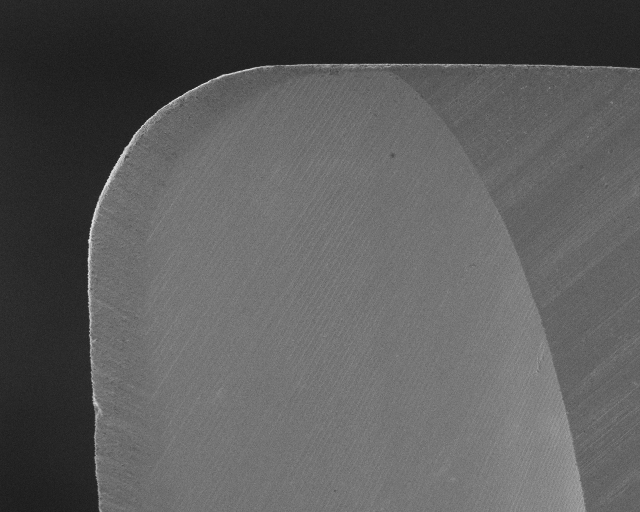
#> input picture ROI3/img-33.tif, 1280 x 1024 px (shown at 1/2 size)
$ python -i roi3.py   (imports and definitions only)
#> lines starting #> are read from the running program, lines starting #| are printed output that depends on the picture; after the words box and inside, x2 and y2 are one past the last pixel; in counts of white or black regions, pixels touching at a corner belong together
#> further down, picture is the input picture: shape (1024, 1280); min 17, max 240, mean 92.1
### blur/blurMethods.py
# -*- coding: utf-8 -*-
"""
Created on Sat Feb  1 22:59:16 2020

@author: luis_
"""

import numpy as np
import cv2

#Normaliced Average blurring
def average(img, kernel=(3,3)):
    return cv2.blur(img, kernel)

#Not Normaliced Average blurring
#Pierde las propiedades de la imagen
def averageNotNormaliced(img, depth=0,kernel=(3,3), border=cv2.BORDER_DEFAULT):
    return cv2.boxFilter(src=img, ddepth=0, ksize=kernel, normalize=False,borderType=border)

#Gaussian filter blur
#Kernel debe ser impar
def gaussian(img, kernel=(5,5), standardDeviation=0):
#> called with kernel = (5, 5), standardDeviation = 21
    return cv2.GaussianBlur(img, kernel,standardDeviation)

#Media filter blur
def median(img, aperture=3):
    return cv2.medianBlur(img, aperture)


def bilateral(img, diameter=9,sigmacolor=75,sigmaspace=75):
    return cv2.bilateralFilter(img,diameter,sigmacolor,sigmaspace)


def blur2dfilter(img, kernel=np.ones((5,5),np.float32)/25):
    return cv2.filter2D(img,-1,kernel)

### threshold/thresholdMethods.py
# -*- coding: utf-8 -*-
"""
Created on Thu Feb 27 12:23:35 2020

@author: luis_
"""

import numpy as np
import cv2


"""
Tipo puede se:
    -cv2.THRESH_BINARY
    -cv2.THRESH_BINARY_INV
    -cv2.THRESH_TRUNC
    -cv2.THRESH_TOZERO
    -cv2.THRESH_TOZERO_INV
"""

def simpleThreshold(img, thresh, maxVal, tipo=cv2.THRESH_BINARY):
    ret,img = cv2.threshold(img,thresh,maxVal,tipo)
    return img


"""
adapt puede ser:
    -cv2.ADAPTIVE_THRESH_MEAN_C
    -cv2.ADAPTIVE_THRESH_GAUSSIAN_C

Tipo puede se:
    -cv2.THRESH_BINARY
    -cv2.THRESH_BINARY_INV
    -cv2.THRESH_TRUNC
    -cv2.THRESH_TOZERO
    -cv2.THRESH_TOZERO_INV

"""
# [5 lines left out: function adaptiveThreshold, not called in this run]


"""
Tipo puede se:
    -cv2.THRESH_BINARY
    -cv2.THRESH_BINARY_INV
    -cv2.THRESH_TRUNC
    -cv2.THRESH_TOZERO
    -cv2.THRESH_TOZERO_INV
"""
def otsuThreshold(img, thresh, maxVal, tipo=cv2.THRESH_BINARY):
#> called with thresh = 0, maxVal = 255, tipo = 0
    ret,img = cv2.threshold(img,thresh,maxVal,tipo+cv2.THRESH_OTSU)
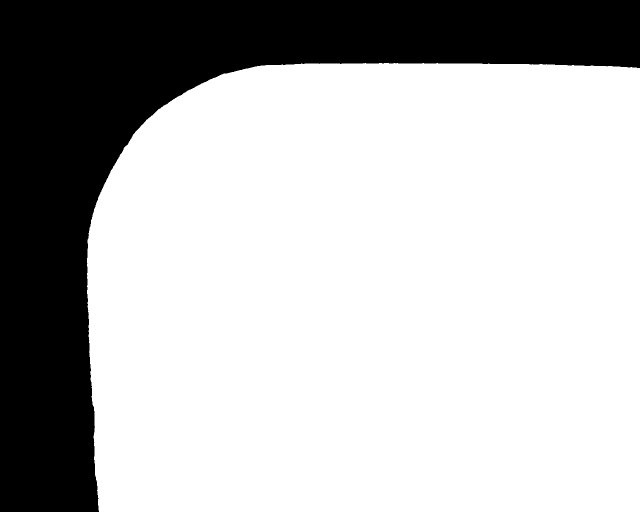
#> img: shape (1024, 1280) (shown at 1/2 size); 72.6% white; 1 black region, box (x1, y1, x2, y2) and area: (0, 0, 1280, 1024) 359453
#> ret = 75
    return img


### morphological/morphologicalMethods.py
# -*- coding: utf-8 -*-


import numpy as np
import cv2


def erosion(img,kernel=np.ones((5,5),np.uint8),iters = 1):

    return  cv2.erode(img,kernel,iterations=iters)

def dilatacion(img,kernel=np.ones((5,5),np.uint8),iters = 1):
#> called with kernel = array of shape (5, 5), iters = 3
    return cv2.dilate(img,kernel,iterations =iters)
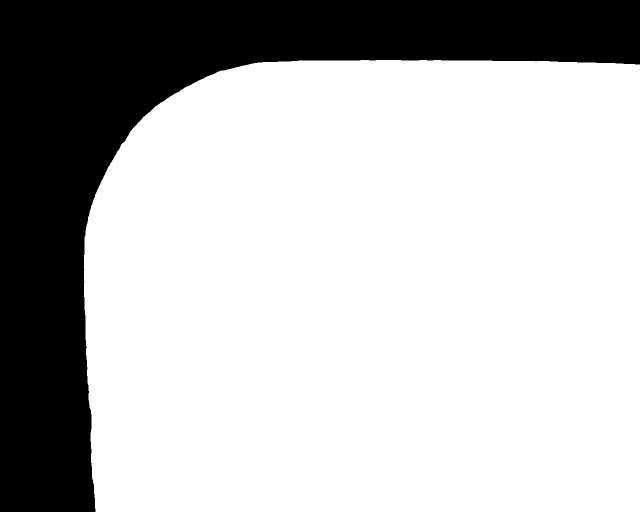
#> returned value: shape (1024, 1280) (shown at 1/2 size); 73.5% white; 1 black region, box (x1, y1, x2, y2) and area: (0, 0, 1280, 1024) 346886

def apertura(img,kernel=np.ones((5,5),np.uint8)):
    return cv2.morphologyEx(img, cv2.MORPH_OPEN, kernel)

def cierre(img,kernel=np.ones((5,5),np.uint8)):
    return cv2.morphologyEx(img, cv2.MORPH_CLOSE, kernel)

def gradient(img,kernel=np.ones((5,5))):
    return cv2.morphologyEx(img, cv2.MORPH_GRADIENT, kernel)

### preprocessing.py
# -*- coding: utf-8 -*-
"""
Created on Fri Nov 15 18:18:51 2019

@author: luis_
"""

import numpy as np
import cv2 as cv

def fillHoles(img):
    im_floodfill = img.copy()
    h, w = img.shape[:2]
    mask = np.zeros((h+2, w+2), np.uint8)
    cv.floodFill(im_floodfill, mask, (0,0), 255)
    im_floodfill_inv = cv.bitwise_not(im_floodfill)
    im_out = img | im_floodfill_inv

    return im_out


# [4 lines left out: function deleteFreaserInfo, not called in this run]

### ROI3/roi3.py
# -*- coding: utf-8 -*-

import os,sys,inspect, cv2
import numpy as np
import preprocessing
currentdir = os.path.dirname(os.path.abspath(inspect.getfile(inspect.currentframe())))
parentdir = os.path.dirname(currentdir)
sys.path.insert(0,parentdir)

from threshold import thresholdMethods
from morphological import morphologicalMethods
from blur import blurMethods

def roiM1(img):
    blur = blurMethods.gaussian(img, standardDeviation=21)
    otsu = thresholdMethods.otsuThreshold(blur, 0, 255, cv2.THRESH_BINARY)


    imagem=preprocessing.fillHoles(otsu)
    imagem = cv2.bitwise_not(imagem)
    dilation = morphologicalMethods.dilatacion(imagem, iters=40)


    dest_xor = cv2.bitwise_xor(imagem, dilation, mask = None)
    #roi=cv2.bitwise_not(dest_xor)

   # dest_and = cv2.bitwise_and(roi, img, mask = None)
    return dest_xor


# [31 lines left out: function roiM2, not called in this run]


"""metodo 1 y 2 a la vez"""
def roiM3(img,d=300):
    blur = blurMethods.gaussian(img, standardDeviation=21)
    otsu = thresholdMethods.otsuThreshold(blur, 0, 255, cv2.THRESH_BINARY)


    edges = morphologicalMethods.dilatacion(otsu, iters=3)
    edges=cv2.Canny(edges, 0,255)
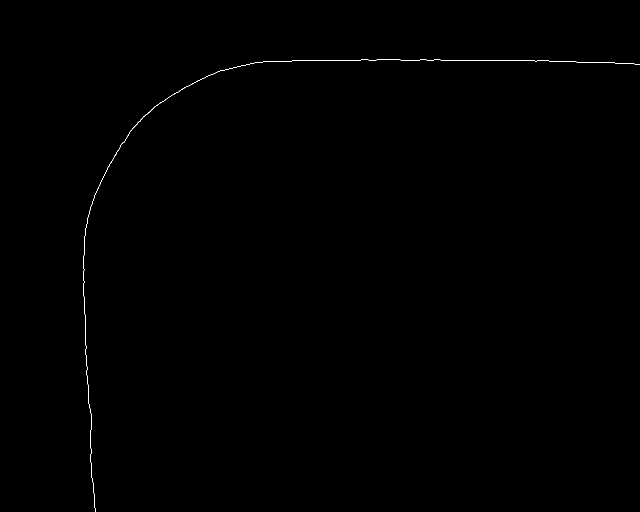
#> edges: shape (1024, 1280) (shown at 1/2 size); 0.14% white in thin lines or dots, all inside (x1, y1, x2, y2) = (167, 119, 1280, 1024)

    leftP=img.shape[0]
#> leftP = 1024


    linesP = cv2.HoughLinesP(edges,1, np.pi/360, 50, None, 50, 150)
#> linesP = [[597, 120, 983, 120], [1065, 121, 1279, 128], [167, 575, 183, 955], [722, 119, 880, 119], [984, 121, 1097, 121], [171, 701, 190, 1023], [167, 574, 168, 474], [189, 391, 221, 325], [181, 819, 183, 941], [435, 143, 518, 124], [310, 212, 374, 172]]
    if linesP is not None:
            for i in range(0, len(linesP)):
                l = linesP[i][0]
                if leftP>l[0]:
                    leftP=l[0]
                if leftP>l[2]:
                    leftP=l[2]
#> this loop made 11 passes
#> (l, leftP) on passes 1, 3: ([597, 120, 983, 120], 597), ([167, 575, 183, 955], 167)
#> after the loop, leftP = 167


                #cv2.line(img, (l[0], l[1]), (l[2], l[3]), (255,255,255), 3, cv2.LINE_AA)
    black=np.zeros((img.shape[0], img.shape[1]),np.uint8)

    cv2.rectangle(black, (leftP, img.shape[0]), (leftP+d, 0), (255,255,255), -1)
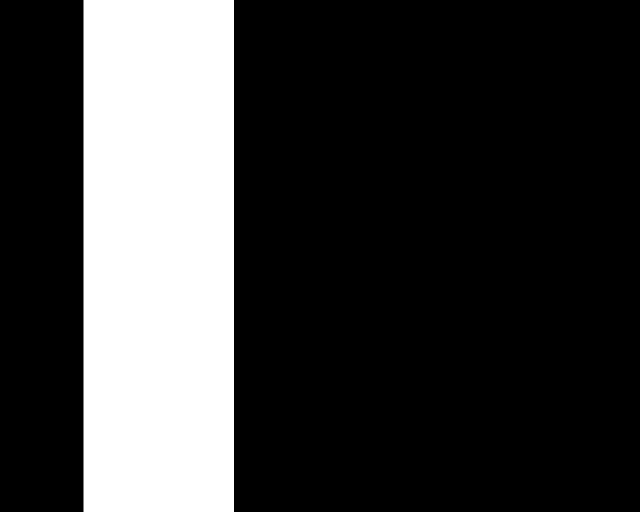
#> black: shape (1024, 1280) (shown at 1/2 size); 23.5% white; 1 white region, box (x1, y1, x2, y2) and area: (167, 0, 468, 1024) 308224


    dest_and = cv2.bitwise_and(roiM1(img), black, mask = None)
#> in fillHoles, `cv.floodFill(im_floodfill, mask, (0,0), 255)`: im_floodfill: shape (1024, 1280); every value is 255
#> in fillHoles, `im_floodfill_inv = cv.bitwise_not(im_floodfill)`: im_floodfill_inv: shape (1024, 1280); every value is 0
#> call 2 of dilatacion, with kernel = array of shape (5, 5), iters = 40
#> in dilatacion (call 2), `return cv2.dilate(img,kernel,iterations =iters)`:
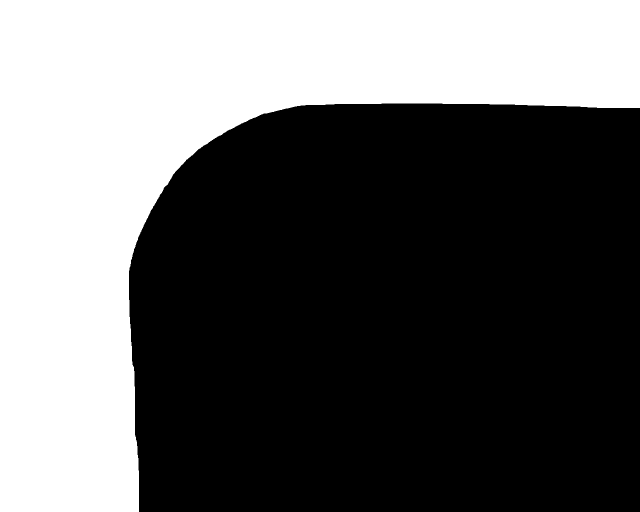
#> returned value: shape (1024, 1280) (shown at 1/2 size); 39.4% white; 1 white region, box (x1, y1, x2, y2) and area: (0, 0, 1280, 1024) 516070
#> in roiM1, `dest_xor = cv2.bitwise_xor(imagem, dilation, mask = None)`:
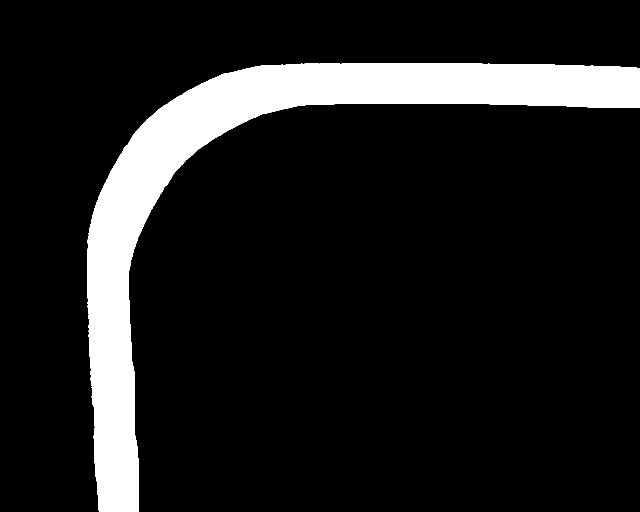
#> dest_xor: shape (1024, 1280) (shown at 1/2 size); 11.9% white; 1 white region, box (x1, y1, x2, y2) and area: (174, 126, 1280, 1024) 156617
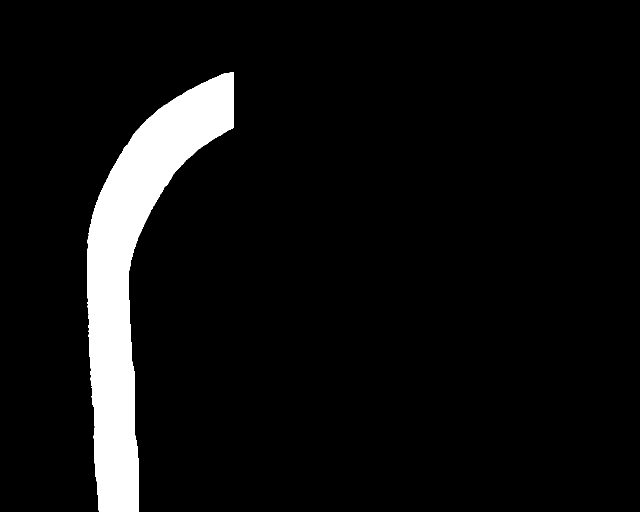
#> dest_and: shape (1024, 1280) (shown at 1/2 size); 6.7% white; 1 white region, box (x1, y1, x2, y2) and area: (174, 144, 468, 1024) 88404
    return dest_and


# [12 lines left out: function findPixelFromLeft, not called in this run]

>>> import cv2
>>> picture = cv2.imread('img-33.tif', cv2.IMREAD_GRAYSCALE)
>>> result = roiM3(picture)
